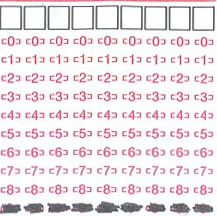
#> input picture images/test_id.jpg, 217 x 216 px, found by its file name
$ python img_pixel_count.py
#> lines starting #> are read from the running program, lines starting #| are printed output that depends on the picture
from PIL import Image
import numpy as np
import matplotlib.pyplot as plt
import os

# Load the image
image_path = 'images/test_id.jpg'
image = Image.open(image_path)
#> image is the input picture: PIL image 217x216 RGB; mean R, G, B 237.1, 226, 230.3

# Since the questions seem to be laid out in a grid, we'll try to detect the grid pattern.
# First, we'll convert the image to grayscale and then to a numpy array.
gray_image = image.convert('L')  # convert image to grayscale
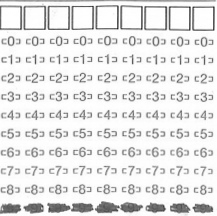
#> gray_image: PIL image 217x216 L; min 28, max 255, mean 229.9
image_np = np.array(gray_image)

# Let's use matplotlib to visualize the grayscale image to decide on the crop locations
plt.imshow(image_np, cmap='gray')
plt.title('Grayscale Image')
plt.axis('on')  # Show the axis to see the extent
plt.show()

$ run again, with images/blank.jpg copied over images/test_id.jpg
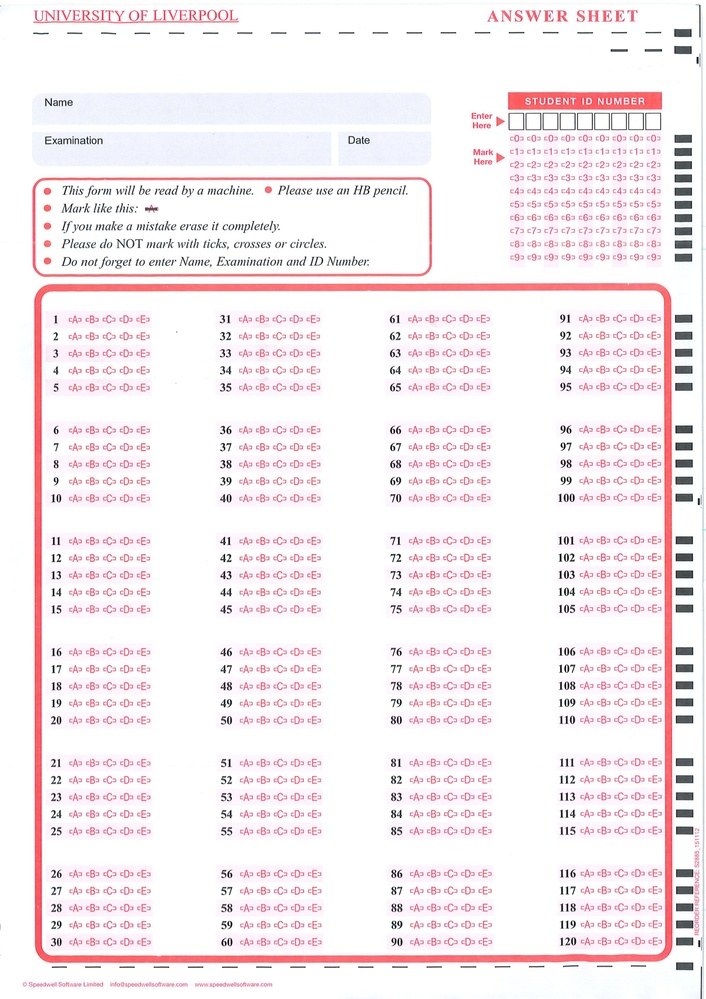
#> input picture images/blank.jpg, 706 x 999 px, shrunk from 2480 x 3509 before the run, found by its file name
#> image is the input picture: PIL image 706x999 RGB; mean R, G, B 246.4, 236.8, 239.9
#> `gray_image = image.convert('L')`:
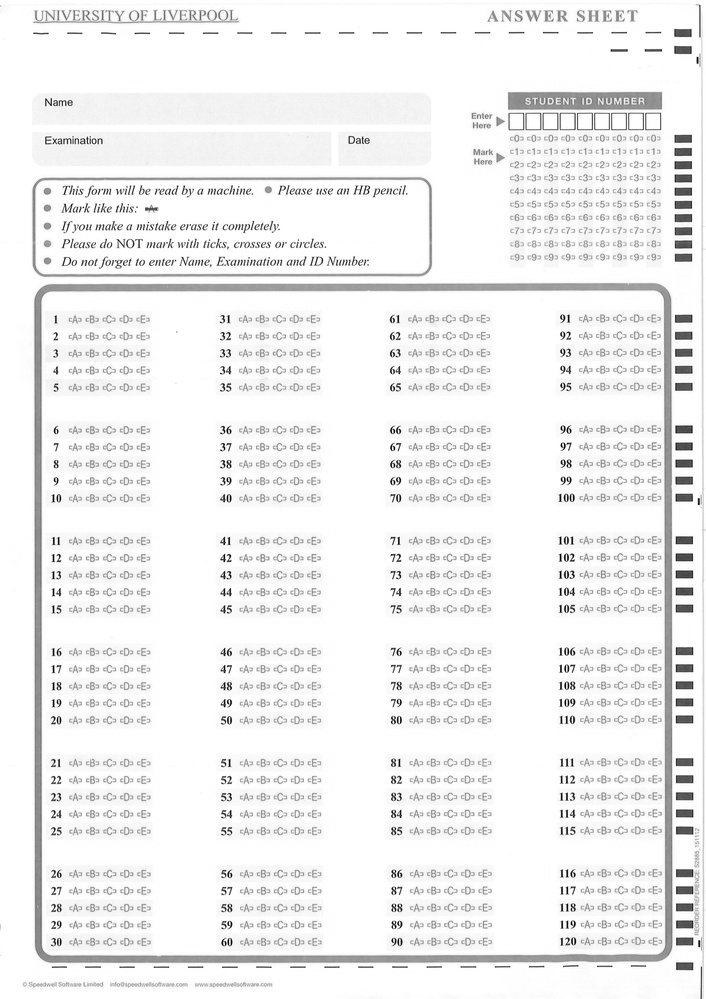
#> gray_image: PIL image 706x999 L; min 0, max 255, mean 240

$ run again, with images/deskewed.jpg copied over images/test_id.jpg
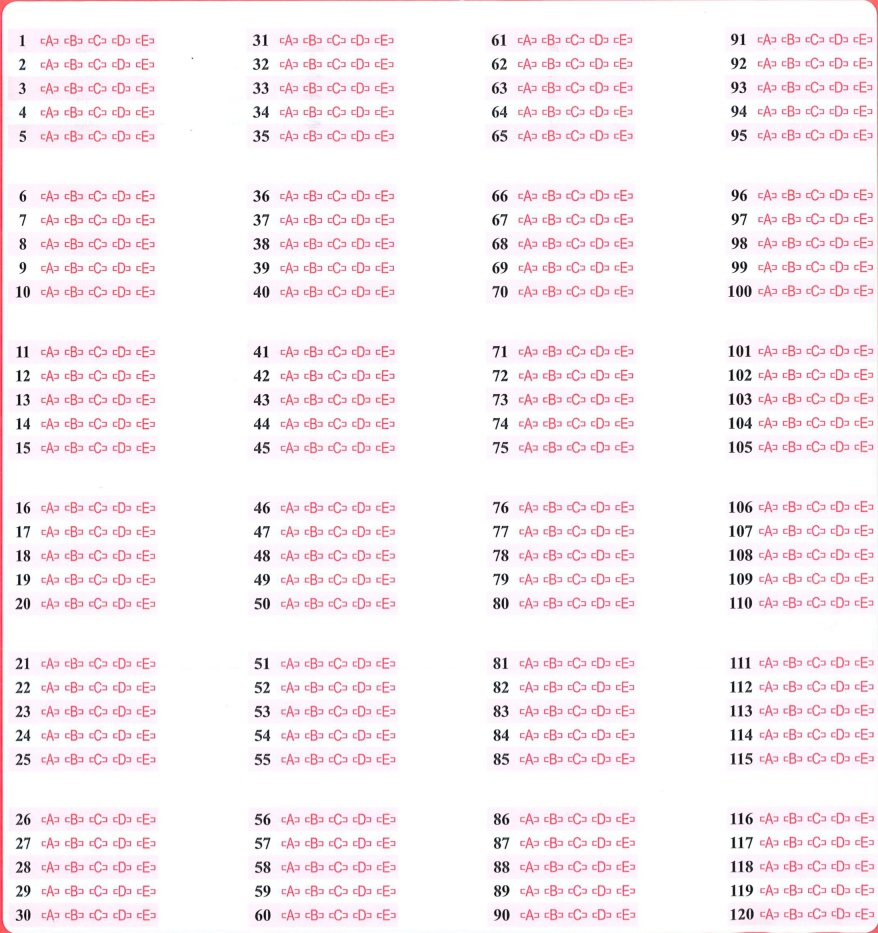
#> input picture images/deskewed.jpg, 878 x 933 px, found by its file name
#> image is the input picture: PIL image 878x933 RGB; mean R, G, B 248.8, 240.7, 244.4
#> `gray_image = image.convert('L')`:
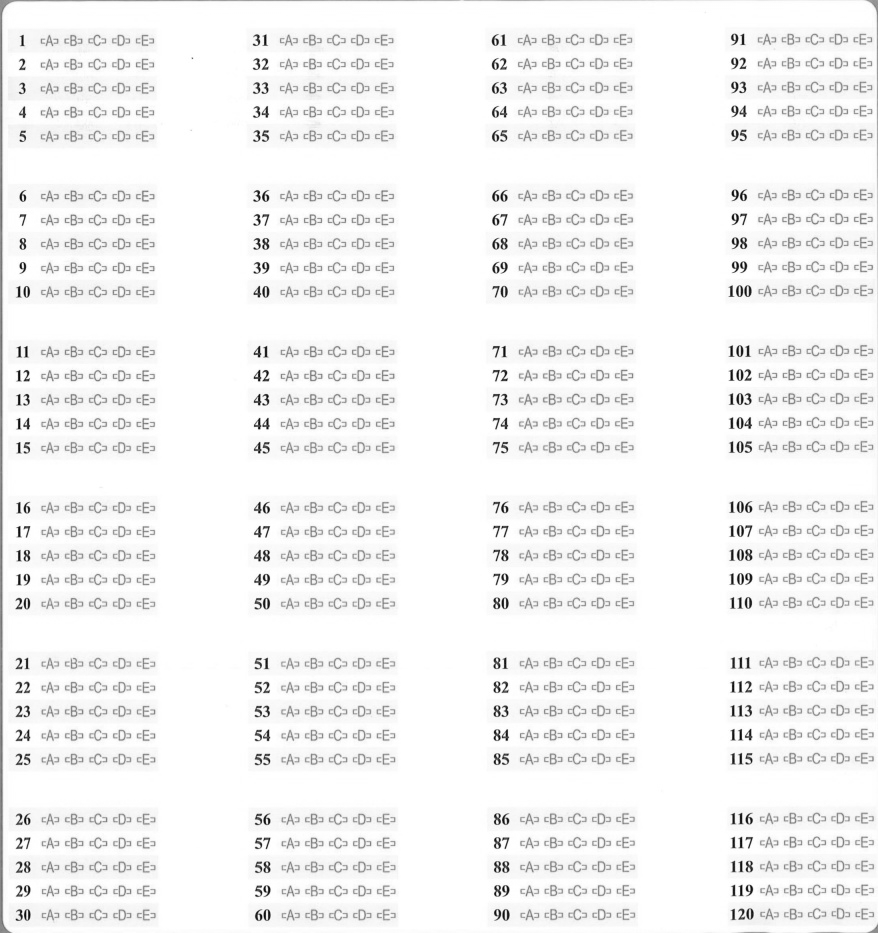
#> gray_image: PIL image 878x933 L; min 7, max 255, mean 243.6
